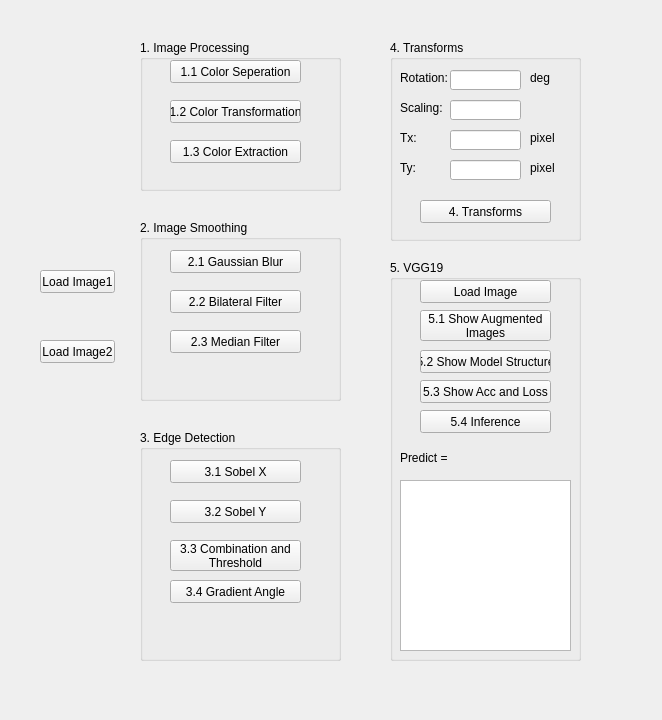
<?xml version="1.0" encoding="UTF-8"?>
<ui version="4.0">
 <class>hw1</class>
 <widget class="QWidget" name="hw1">
  <property name="geometry">
   <rect>
    <x>0</x>
    <y>0</y>
    <width>662</width>
    <height>720</height>
   </rect>
  </property>
  <property name="sizePolicy">
   <sizepolicy hsizetype="Expanding" vsizetype="Expanding">
    <horstretch>0</horstretch>
    <verstretch>0</verstretch>
   </sizepolicy>
  </property>
  <property name="windowTitle">
   <string>HW1</string>
  </property>
  <widget class="QGroupBox" name="ImageProcessing">
   <property name="geometry">
    <rect>
     <x>140</x>
     <y>40</y>
     <width>201</width>
     <height>151</height>
    </rect>
   </property>
   <property name="sizePolicy">
    <sizepolicy hsizetype="Expanding" vsizetype="Expanding">
     <horstretch>0</horstretch>
     <verstretch>0</verstretch>
    </sizepolicy>
   </property>
   <property name="title">
    <string>1. Image Processing</string>
   </property>
   <widget class="QPushButton" name="ColorSeperation">
    <property name="geometry">
     <rect>
      <x>30</x>
      <y>20</y>
      <width>131</width>
      <height>23</height>
     </rect>
    </property>
    <property name="text">
     <string>1.1 Color Seperation</string>
    </property>
   </widget>
   <widget class="QPushButton" name="ColorTransformation">
    <property name="geometry">
     <rect>
      <x>30</x>
      <y>60</y>
      <width>131</width>
      <height>23</height>
     </rect>
    </property>
    <property name="text">
     <string>1.2 Color Transformation</string>
    </property>
   </widget>
   <widget class="QPushButton" name="ColorExtraction">
    <property name="geometry">
     <rect>
      <x>30</x>
      <y>100</y>
      <width>131</width>
      <height>23</height>
     </rect>
    </property>
    <property name="text">
     <string>1.3 Color Extraction</string>
    </property>
   </widget>
  </widget>
  <widget class="QGroupBox" name="ImageSmoothing">
   <property name="geometry">
    <rect>
     <x>140</x>
     <y>220</y>
     <width>201</width>
     <height>181</height>
    </rect>
   </property>
   <property name="sizePolicy">
    <sizepolicy hsizetype="Expanding" vsizetype="Expanding">
     <horstretch>0</horstretch>
     <verstretch>0</verstretch>
    </sizepolicy>
   </property>
   <property name="title">
    <string>2. Image Smoothing</string>
   </property>
   <widget class="QPushButton" name="GaussianBlur">
    <property name="geometry">
     <rect>
      <x>30</x>
      <y>30</y>
      <width>131</width>
      <height>23</height>
     </rect>
    </property>
    <property name="text">
     <string>2.1 Gaussian Blur</string>
    </property>
   </widget>
   <widget class="QPushButton" name="MedianFilter">
    <property name="geometry">
     <rect>
      <x>30</x>
      <y>110</y>
      <width>131</width>
      <height>23</height>
     </rect>
    </property>
    <property name="text">
     <string>2.3 Median Filter</string>
    </property>
   </widget>
   <widget class="QPushButton" name="BilateralFilter">
    <property name="geometry">
     <rect>
      <x>30</x>
      <y>70</y>
      <width>131</width>
      <height>23</height>
     </rect>
    </property>
    <property name="text">
     <string>2.2 Bilateral Filter</string>
    </property>
   </widget>
  </widget>
  <widget class="QGroupBox" name="EdgeDetection">
   <property name="geometry">
    <rect>
     <x>140</x>
     <y>430</y>
     <width>201</width>
     <height>231</height>
    </rect>
   </property>
   <property name="sizePolicy">
    <sizepolicy hsizetype="Expanding" vsizetype="Expanding">
     <horstretch>0</horstretch>
     <verstretch>0</verstretch>
    </sizepolicy>
   </property>
   <property name="title">
    <string>3. Edge Detection</string>
   </property>
   <widget class="QPushButton" name="SobelX">
    <property name="geometry">
     <rect>
      <x>30</x>
      <y>30</y>
      <width>131</width>
      <height>23</height>
     </rect>
    </property>
    <property name="text">
     <string>3.1 Sobel X</string>
    </property>
   </widget>
   <widget class="QPushButton" name="CombinationAndThreshold">
    <property name="geometry">
     <rect>
      <x>30</x>
      <y>110</y>
      <width>131</width>
      <height>31</height>
     </rect>
    </property>
    <property name="text">
     <string>3.3 Combination and 
Threshold</string>
    </property>
   </widget>
   <widget class="QPushButton" name="SobelY">
    <property name="geometry">
     <rect>
      <x>30</x>
      <y>70</y>
      <width>131</width>
      <height>23</height>
     </rect>
    </property>
    <property name="text">
     <string>3.2 Sobel Y</string>
    </property>
   </widget>
   <widget class="QPushButton" name="GradientAngle">
    <property name="geometry">
     <rect>
      <x>30</x>
      <y>150</y>
      <width>131</width>
      <height>23</height>
     </rect>
    </property>
    <property name="text">
     <string>3.4 Gradient Angle</string>
    </property>
   </widget>
  </widget>
  <widget class="QGroupBox" name="Transforms">
   <property name="geometry">
    <rect>
     <x>390</x>
     <y>40</y>
     <width>191</width>
     <height>201</height>
    </rect>
   </property>
   <property name="sizePolicy">
    <sizepolicy hsizetype="Expanding" vsizetype="Expanding">
     <horstretch>0</horstretch>
     <verstretch>0</verstretch>
    </sizepolicy>
   </property>
   <property name="title">
    <string>4. Transforms</string>
   </property>
   <widget class="QLabel" name="Rotation">
    <property name="geometry">
     <rect>
      <x>10</x>
      <y>30</y>
      <width>51</width>
      <height>16</height>
     </rect>
    </property>
    <property name="text">
     <string>Rotation: </string>
    </property>
   </widget>
   <widget class="QLabel" name="Scaling">
    <property name="geometry">
     <rect>
      <x>10</x>
      <y>60</y>
      <width>51</width>
      <height>16</height>
     </rect>
    </property>
    <property name="text">
     <string>Scaling: </string>
    </property>
   </widget>
   <widget class="QLabel" name="Tx">
    <property name="geometry">
     <rect>
      <x>10</x>
      <y>90</y>
      <width>51</width>
      <height>16</height>
     </rect>
    </property>
    <property name="text">
     <string>Tx: </string>
    </property>
   </widget>
   <widget class="QLabel" name="Ty">
    <property name="geometry">
     <rect>
      <x>10</x>
      <y>120</y>
      <width>51</width>
      <height>16</height>
     </rect>
    </property>
    <property name="text">
     <string>Ty: </string>
    </property>
   </widget>
   <widget class="QPushButton" name="Transforms_2">
    <property name="geometry">
     <rect>
      <x>30</x>
      <y>160</y>
      <width>131</width>
      <height>23</height>
     </rect>
    </property>
    <property name="text">
     <string>4. Transforms</string>
    </property>
   </widget>
   <widget class="QLineEdit" name="lineEdit_Rotation">
    <property name="geometry">
     <rect>
      <x>60</x>
      <y>30</y>
      <width>71</width>
      <height>20</height>
     </rect>
    </property>
   </widget>
   <widget class="QLineEdit" name="lineEdit_Scaling">
    <property name="geometry">
     <rect>
      <x>60</x>
      <y>60</y>
      <width>71</width>
      <height>20</height>
     </rect>
    </property>
   </widget>
   <widget class="QLineEdit" name="lineEdit_Tx">
    <property name="geometry">
     <rect>
      <x>60</x>
      <y>90</y>
      <width>71</width>
      <height>20</height>
     </rect>
    </property>
   </widget>
   <widget class="QLineEdit" name="lineEdit_Ty">
    <property name="geometry">
     <rect>
      <x>60</x>
      <y>120</y>
      <width>71</width>
      <height>20</height>
     </rect>
    </property>
   </widget>
   <widget class="QLabel" name="deg">
    <property name="geometry">
     <rect>
      <x>140</x>
      <y>30</y>
      <width>31</width>
      <height>16</height>
     </rect>
    </property>
    <property name="text">
     <string>deg</string>
    </property>
   </widget>
   <widget class="QLabel" name="pixel_1">
    <property name="geometry">
     <rect>
      <x>140</x>
      <y>90</y>
      <width>31</width>
      <height>16</height>
     </rect>
    </property>
    <property name="text">
     <string>pixel</string>
    </property>
   </widget>
   <widget class="QLabel" name="pixel_2">
    <property name="geometry">
     <rect>
      <x>140</x>
      <y>120</y>
      <width>31</width>
      <height>16</height>
     </rect>
    </property>
    <property name="text">
     <string>pixel</string>
    </property>
   </widget>
  </widget>
  <widget class="QGroupBox" name="VGG19">
   <property name="geometry">
    <rect>
     <x>390</x>
     <y>260</y>
     <width>191</width>
     <height>401</height>
    </rect>
   </property>
   <property name="sizePolicy">
    <sizepolicy hsizetype="Expanding" vsizetype="Expanding">
     <horstretch>0</horstretch>
     <verstretch>0</verstretch>
    </sizepolicy>
   </property>
   <property name="title">
    <string>5. VGG19</string>
   </property>
   <widget class="QPushButton" name="LoadImage">
    <property name="geometry">
     <rect>
      <x>30</x>
      <y>20</y>
      <width>131</width>
      <height>23</height>
     </rect>
    </property>
    <property name="sizePolicy">
     <sizepolicy hsizetype="Expanding" vsizetype="Expanding">
      <horstretch>0</horstretch>
      <verstretch>0</verstretch>
     </sizepolicy>
    </property>
    <property name="text">
     <string>Load Image</string>
    </property>
   </widget>
   <widget class="QPushButton" name="ShowAugmentedImages">
    <property name="geometry">
     <rect>
      <x>30</x>
      <y>50</y>
      <width>131</width>
      <height>31</height>
     </rect>
    </property>
    <property name="sizePolicy">
     <sizepolicy hsizetype="Expanding" vsizetype="Expanding">
      <horstretch>0</horstretch>
      <verstretch>0</verstretch>
     </sizepolicy>
    </property>
    <property name="text">
     <string>5.1 Show Augmented 
Images</string>
    </property>
   </widget>
   <widget class="QPushButton" name="ShowModelStructure">
    <property name="geometry">
     <rect>
      <x>30</x>
      <y>90</y>
      <width>131</width>
      <height>23</height>
     </rect>
    </property>
    <property name="sizePolicy">
     <sizepolicy hsizetype="Expanding" vsizetype="Expanding">
      <horstretch>0</horstretch>
      <verstretch>0</verstretch>
     </sizepolicy>
    </property>
    <property name="text">
     <string>5.2 Show Model Structure</string>
    </property>
   </widget>
   <widget class="QPushButton" name="ShowAccAndLoss">
    <property name="geometry">
     <rect>
      <x>30</x>
      <y>120</y>
      <width>131</width>
      <height>23</height>
     </rect>
    </property>
    <property name="sizePolicy">
     <sizepolicy hsizetype="Expanding" vsizetype="Expanding">
      <horstretch>0</horstretch>
      <verstretch>0</verstretch>
     </sizepolicy>
    </property>
    <property name="text">
     <string>5.3 Show Acc and Loss</string>
    </property>
   </widget>
   <widget class="QPushButton" name="Inference">
    <property name="geometry">
     <rect>
      <x>30</x>
      <y>150</y>
      <width>131</width>
      <height>23</height>
     </rect>
    </property>
    <property name="sizePolicy">
     <sizepolicy hsizetype="Expanding" vsizetype="Expanding">
      <horstretch>0</horstretch>
      <verstretch>0</verstretch>
     </sizepolicy>
    </property>
    <property name="text">
     <string>5.4 Inference</string>
    </property>
   </widget>
   <widget class="QLabel" name="label_Predict">
    <property name="geometry">
     <rect>
      <x>10</x>
      <y>190</y>
      <width>51</width>
      <height>16</height>
     </rect>
    </property>
    <property name="text">
     <string>Predict = </string>
    </property>
   </widget>
   <widget class="QGraphicsView" name="graphicsView_PredictImage">
    <property name="enabled">
     <bool>true</bool>
    </property>
    <property name="geometry">
     <rect>
      <x>10</x>
      <y>220</y>
      <width>171</width>
      <height>171</height>
     </rect>
    </property>
    <property name="toolTip">
     <string/>
    </property>
    <property name="statusTip">
     <string/>
    </property>
    <property name="whatsThis">
     <string/>
    </property>
    <property name="accessibleName">
     <string/>
    </property>
    <property name="accessibleDescription">
     <string/>
    </property>
    <property name="inputMethodHints">
     <set>Qt::ImhNone</set>
    </property>
    <property name="frameShadow">
     <enum>QFrame::Sunken</enum>
    </property>
   </widget>
  </widget>
  <widget class="QPushButton" name="LoadImage1">
   <property name="geometry">
    <rect>
     <x>40</x>
     <y>270</y>
     <width>75</width>
     <height>23</height>
    </rect>
   </property>
   <property name="text">
    <string>Load Image1</string>
   </property>
  </widget>
  <widget class="QPushButton" name="LoadImage2">
   <property name="geometry">
    <rect>
     <x>40</x>
     <y>340</y>
     <width>75</width>
     <height>23</height>
    </rect>
   </property>
   <property name="text">
    <string>Load Image2</string>
   </property>
  </widget>
  <widget class="QLabel" name="FileName_Image1">
   <property name="geometry">
    <rect>
     <x>40</x>
     <y>300</y>
     <width>47</width>
     <height>12</height>
    </rect>
   </property>
   <property name="text">
    <string/>
   </property>
  </widget>
  <widget class="QLabel" name="FileName_Image2">
   <property name="geometry">
    <rect>
     <x>40</x>
     <y>370</y>
     <width>47</width>
     <height>12</height>
    </rect>
   </property>
   <property name="text">
    <string/>
   </property>
  </widget>
  <zorder>ImageProcessing</zorder>
  <zorder>Transforms</zorder>
  <zorder>LoadImage1</zorder>
  <zorder>EdgeDetection</zorder>
  <zorder>ImageSmoothing</zorder>
  <zorder>LoadImage2</zorder>
  <zorder>VGG19</zorder>
  <zorder>FileName_Image1</zorder>
  <zorder>FileName_Image2</zorder>
 </widget>
 <resources/>
 <connections/>
</ui>
